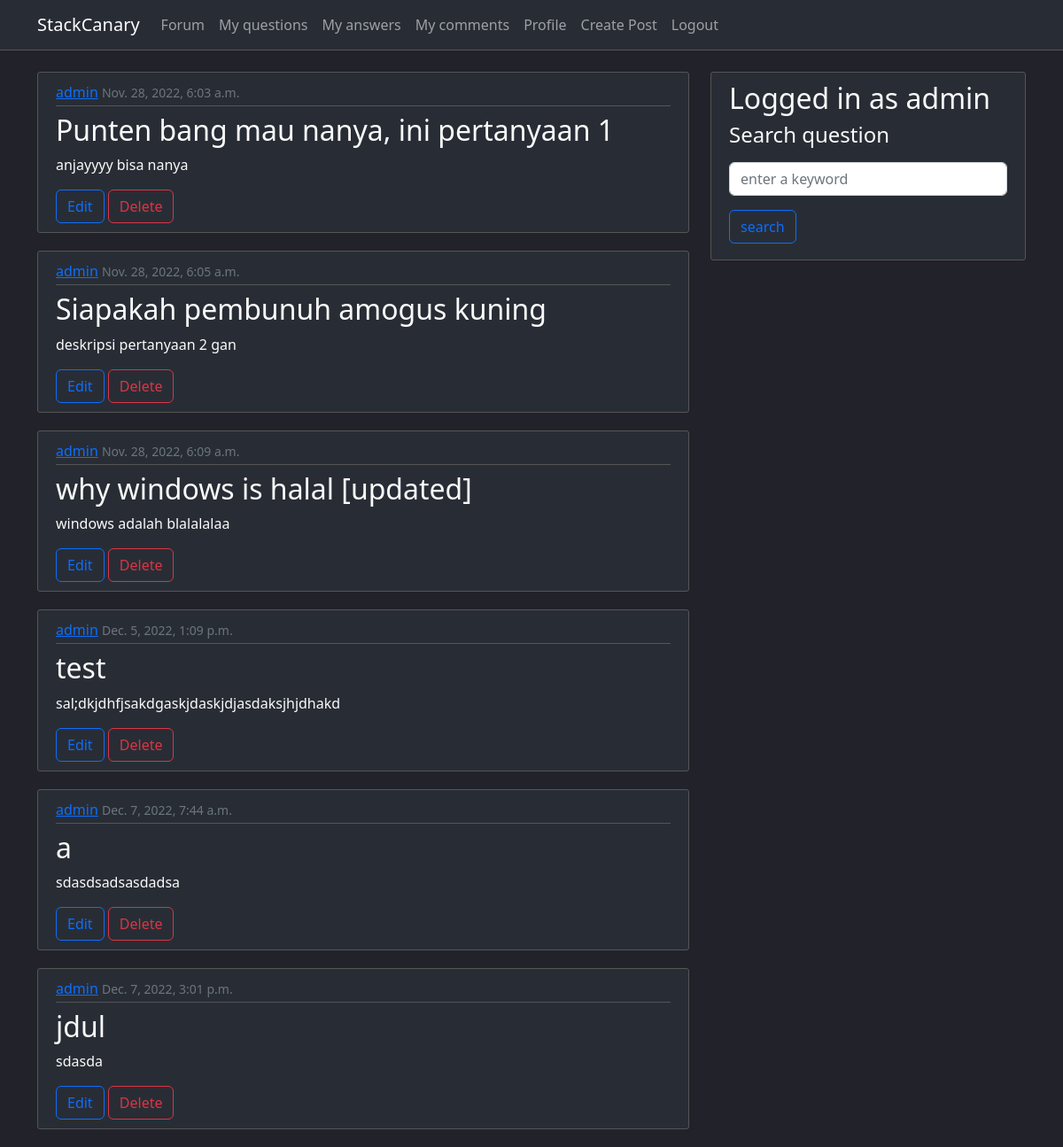
The app's page /forum/my_questions/ (signed in), older data.
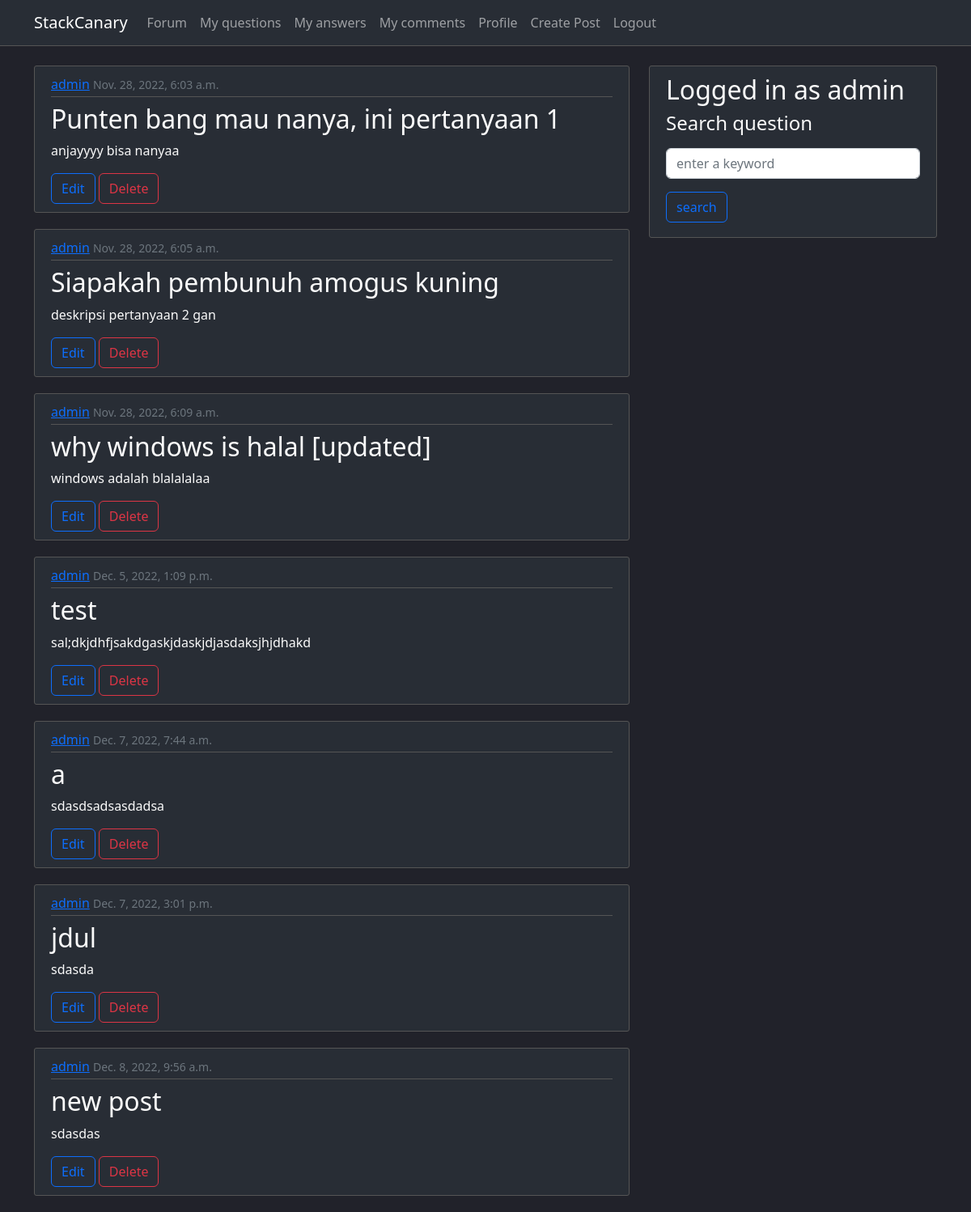
The same page, newer data.
### forum/models.py (models this page shows, shortened)
class Pertanyaan(models.Model):
    author = models.ForeignKey(User, on_delete=models.CASCADE)
    judul = models.CharField(max_length=256)
    konten = models.TextField()
    snippet = models.TextField(default=None, blank=True, null=True)
    waktu_upload = models.DateTimeField(default=timezone.now)

### forum/views.py (the view)
# urls.py: path('my_questions/', views.my_questions, name='forum-my-questions'),
@login_required
def my_questions(request):
    context = {
        'pertanyaan': Pertanyaan.objects.filter(author=request.user),
    }
    return render(request, 'forum/my_questions.html', context)

### forum/templates/forum/my_questions.html
{% extends "forum/base.html" %}
{% block content %}
    {% for question in pertanyaan %}
        <article class="content-section">
            <div class="article-metadata">
                <a class="mr-2" href="#">{{ question.author }}</a>
                <small class="text-muted">{{ question.waktu_upload }}</small>
            </div>
            <h2><a class="article-title" href="{% url 'forum-question-detail' question.id %}">{{ question.judul }}</a></h2>
            <p class="article-content">{{ question.konten|stringformat:".100s" }}</p>
            <a class="btn btn-outline-primary mr-2" href="{% url 'forum-question-update' question.id %}">Edit</a>
            <a class="btn btn-outline-danger" href="{% url 'forum-question-delete' question.id %}">Delete</a>
        </article>
    {% empty %}
        <h1>You have no question yet</h1>
    {% endfor %}
{% endblock content %}

Row changes from the older to the newer data that the page shows:
changed Pertanyaan "Punten bang mau nanya, ini pertanyaan 1": konten "anjayyyy bisa nanya" → "anjayyyy bisa nanyaa"
added Pertanyaan: author "admin", waktu_upload "Dec. 8, 2022, 9:56 a.m.", judul "new post", konten "sdasdas"
